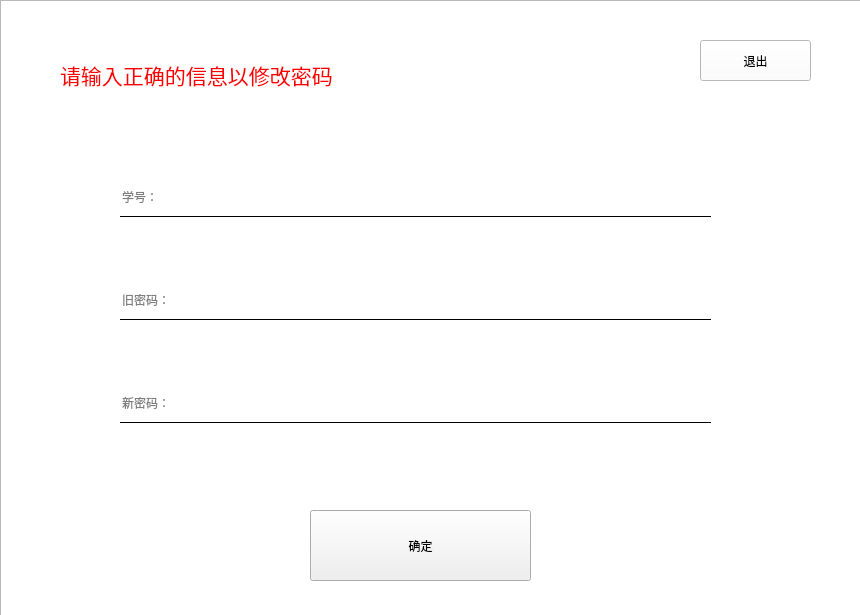
<?xml version="1.0" encoding="UTF-8"?>
<ui version="4.0">
 <class>Form</class>
 <widget class="QWidget" name="Form">
  <property name="geometry">
   <rect>
    <x>0</x>
    <y>0</y>
    <width>860</width>
    <height>615</height>
   </rect>
  </property>
  <property name="windowTitle">
   <string>Form</string>
  </property>
  <property name="styleSheet">
   <string notr="true"/>
  </property>
  <widget class="QListWidget" name="listWidget">
   <property name="geometry">
    <rect>
     <x>0</x>
     <y>0</y>
     <width>861</width>
     <height>621</height>
    </rect>
   </property>
   <property name="styleSheet">
    <string notr="true">border-image: url(:/西工大.jpg);</string>
   </property>
  </widget>
  <widget class="QWidget" name="layoutWidget">
   <property name="geometry">
    <rect>
     <x>120</x>
     <y>120</y>
     <width>591</width>
     <height>361</height>
    </rect>
   </property>
   <layout class="QVBoxLayout" name="verticalLayout">
    <item>
     <widget class="QLineEdit" name="xh">
      <property name="minimumSize">
       <size>
        <width>0</width>
        <height>40</height>
       </size>
      </property>
      <property name="styleSheet">
       <string notr="true">QLineEdit {
background-color: rgba(255, 255,255,0);
border:none;
border-bottom:1px solid black
}</string>
      </property>
      <property name="placeholderText">
       <string>学号：</string>
      </property>
     </widget>
    </item>
    <item>
     <widget class="QLineEdit" name="omm">
      <property name="minimumSize">
       <size>
        <width>0</width>
        <height>40</height>
       </size>
      </property>
      <property name="sizeIncrement">
       <size>
        <width>0</width>
        <height>40</height>
       </size>
      </property>
      <property name="styleSheet">
       <string notr="true">QLineEdit {
background-color: rgba(255, 255,255,0);
border:none;
border-bottom:1px solid black
}</string>
      </property>
      <property name="echoMode">
       <enum>QLineEdit::Password</enum>
      </property>
      <property name="placeholderText">
       <string>旧密码：</string>
      </property>
     </widget>
    </item>
    <item>
     <widget class="QLineEdit" name="nmm">
      <property name="minimumSize">
       <size>
        <width>0</width>
        <height>40</height>
       </size>
      </property>
      <property name="sizeIncrement">
       <size>
        <width>0</width>
        <height>40</height>
       </size>
      </property>
      <property name="styleSheet">
       <string notr="true">QLineEdit {
background-color: rgba(255, 255,255,0);
border:none;
border-bottom:1px solid black
}</string>
      </property>
      <property name="echoMode">
       <enum>QLineEdit::Password</enum>
      </property>
      <property name="placeholderText">
       <string>新密码：</string>
      </property>
     </widget>
    </item>
   </layout>
  </widget>
  <widget class="QLabel" name="label">
   <property name="geometry">
    <rect>
     <x>60</x>
     <y>50</y>
     <width>371</width>
     <height>51</height>
    </rect>
   </property>
   <property name="text">
    <string>&lt;html&gt;&lt;head/&gt;&lt;body&gt;&lt;p&gt;&lt;span style=&quot; font-size:16pt; color:#ff0000;&quot;&gt;请输入正确的信息以修改密码&lt;/span&gt;&lt;/p&gt;&lt;/body&gt;&lt;/html&gt;</string>
   </property>
  </widget>
  <widget class="QPushButton" name="tc">
   <property name="geometry">
    <rect>
     <x>700</x>
     <y>40</y>
     <width>111</width>
     <height>41</height>
    </rect>
   </property>
   <property name="styleSheet">
    <string notr="true">background-color: rgb(255, 255, 255);</string>
   </property>
   <property name="text">
    <string>退出</string>
   </property>
  </widget>
  <widget class="QPushButton" name="qd">
   <property name="geometry">
    <rect>
     <x>310</x>
     <y>510</y>
     <width>221</width>
     <height>71</height>
    </rect>
   </property>
   <property name="toolTip">
    <string>&lt;html&gt;&lt;head/&gt;&lt;body&gt;&lt;p&gt;&lt;br/&gt;&lt;/p&gt;&lt;/body&gt;&lt;/html&gt;</string>
   </property>
   <property name="text">
    <string>确定</string>
   </property>
  </widget>
 </widget>
 <resources>
  <include location="ui_and_photos/bj1.qrc"/>
 </resources>
 <connections/>
</ui>
